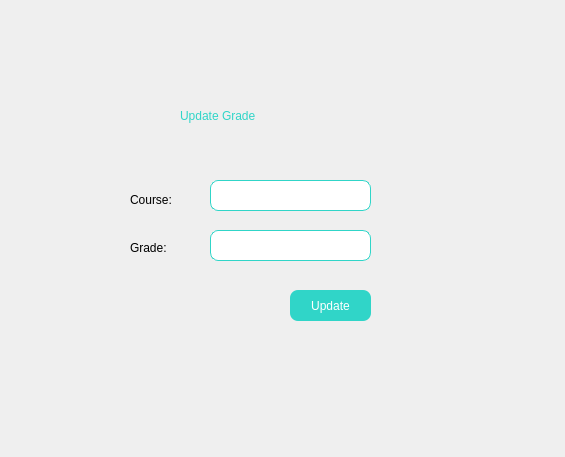
<?xml version="1.0" encoding="UTF-8"?>
<ui version="4.0">
 <class>UpdateGradeWindow</class>
 <widget class="QWidget" name="UpdateGradeWindow">
  <property name="geometry">
   <rect>
    <x>0</x>
    <y>0</y>
    <width>565</width>
    <height>457</height>
   </rect>
  </property>
  <property name="windowTitle">
   <string>Form</string>
  </property>
  <widget class="QLabel" name="updateGradeLabel">
   <property name="geometry">
    <rect>
     <x>180</x>
     <y>100</y>
     <width>191</width>
     <height>31</height>
    </rect>
   </property>
   <property name="styleSheet">
    <string notr="true">font:14pt &quot;Arial Rounded MT&quot;;
color: rgb(48, 213, 200);</string>
   </property>
   <property name="text">
    <string>Update Grade</string>
   </property>
  </widget>
  <widget class="QLabel" name="courseLabel">
   <property name="geometry">
    <rect>
     <x>130</x>
     <y>190</y>
     <width>61</width>
     <height>20</height>
    </rect>
   </property>
   <property name="styleSheet">
    <string notr="true">font: 10pt &quot;Arial&quot;;
color:black;</string>
   </property>
   <property name="text">
    <string>Course:</string>
   </property>
  </widget>
  <widget class="QLabel" name="gradeLabel">
   <property name="geometry">
    <rect>
     <x>130</x>
     <y>240</y>
     <width>71</width>
     <height>16</height>
    </rect>
   </property>
   <property name="styleSheet">
    <string notr="true">font: 10pt &quot;Arial&quot;;
color:black;</string>
   </property>
   <property name="text">
    <string>Grade:</string>
   </property>
  </widget>
  <widget class="QLineEdit" name="courseInput">
   <property name="geometry">
    <rect>
     <x>210</x>
     <y>180</y>
     <width>161</width>
     <height>31</height>
    </rect>
   </property>
   <property name="styleSheet">
    <string notr="true">   border: 1px solid rgb(48, 213, 200);
background-color: rgb(255, 255, 255);
   border-radius: 8px;       </string>
   </property>
  </widget>
  <widget class="QLineEdit" name="lineEdit_2">
   <property name="geometry">
    <rect>
     <x>210</x>
     <y>230</y>
     <width>161</width>
     <height>31</height>
    </rect>
   </property>
   <property name="styleSheet">
    <string notr="true">   border: 1px solid rgb(48, 213, 200);
background-color: rgb(255, 255, 255);
   border-radius: 8px;       </string>
   </property>
  </widget>
  <widget class="QPushButton" name="pushButton">
   <property name="geometry">
    <rect>
     <x>290</x>
     <y>290</y>
     <width>81</width>
     <height>31</height>
    </rect>
   </property>
   <property name="styleSheet">
    <string notr="true">background-color: rgb(48, 213, 200);
color: white;
border-radius: 8px</string>
   </property>
   <property name="text">
    <string>Update</string>
   </property>
  </widget>
 </widget>
 <resources/>
 <connections/>
</ui>
